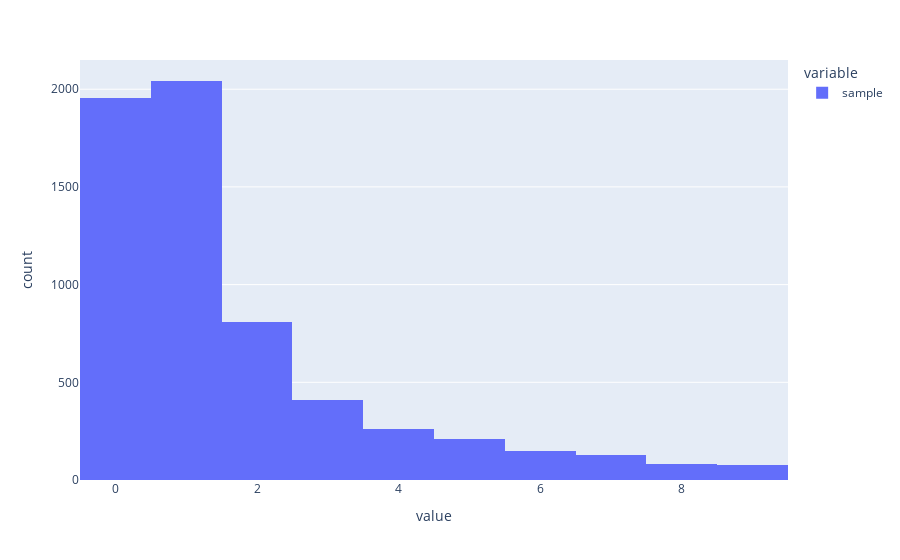

The code cell stored with this chart in its notebook:
### Code cell
fig = px.histogram(dataannall[dataannall['sample'] < 10]['sample'], nbins=10)
fig.show()

### Figure 1 — Plotly figure (JSON) as saved in the notebook; plotly's stock layout.template omitted (floating-point values rounded to 4 significant figures; data arrays with more than 128 entries replaced by an {"elided": "..."} marker saying what was removed)
{"data": [{"alignmentgroup": "True", "bingroup": "x", "hovertemplate": "variable=sample<br>value=%{x}<br>count=%{y}<extra></extra>", "legendgroup": "sample", "marker": {"color": "#636efa"}, "name": "sample", "nbinsx": 10, "offsetgroup": "sample", "orientation": "v", "showlegend": true, "type": "histogram", "x": {"elided": "6123 int values"}, "xaxis": "x", "yaxis": "y"}], "layout": {"barmode": "relative", "legend": {"title": {"text": "variable"}, "tracegroupgap": 0}, "margin": {"t": 60}, "xaxis": {"anchor": "y", "domain": [0, 1], "title": {"text": "value"}}, "yaxis": {"anchor": "x", "domain": [0, 1], "title": {"text": "count"}}}}
